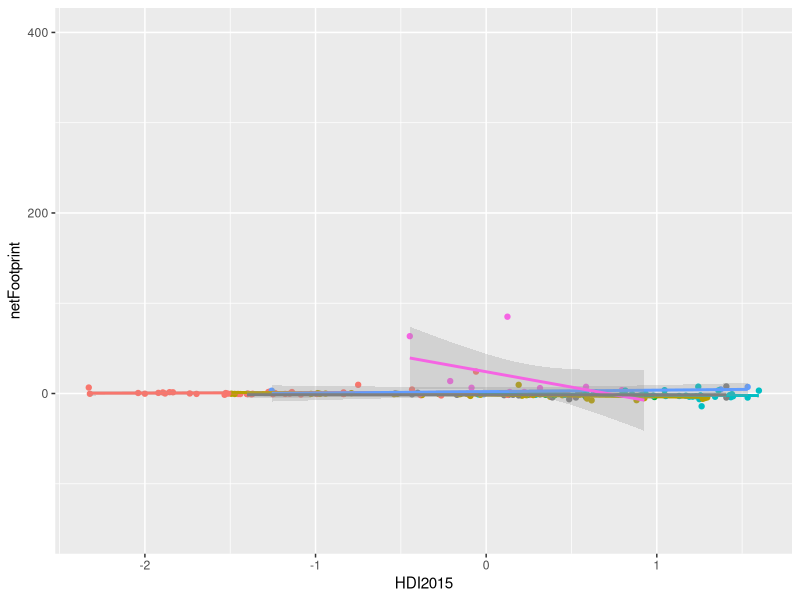

Write R code to recreate this figure.
## ---- chunk 1
knitr::opts_chunk$set(echo = TRUE)
## ---- chunk 2
library(scales)
library(ggplot2)
library(readr)
library(dplyr)

ecoData <- read_csv("ecoData.csv")
ecoDataReg <- read_csv("ecoDataReg.csv") %>% 
  mutate_at(.vars = c("population", "GDPperCapita", "totalProduction", "totalGHG", "HDI2015"), .funs = funs( as.numeric(scale(.) )))



ggplot(aes(x=HDI2015,y=netFootprint,colour=continent), data = ecoDataReg)+
  geom_point()+
  geom_smooth(method="lm",alpha=0.3)+
    ## oob=squish retains the (truncated) confidence bands;
    ## otherwise bands that went outside the limits would disappear
    ## (requires the 'scales' package be loaded)
    scale_y_continuous(limits=c(-150,400),oob=squish)+
    scale_colour_discrete(guide="none") ## suppress legend

